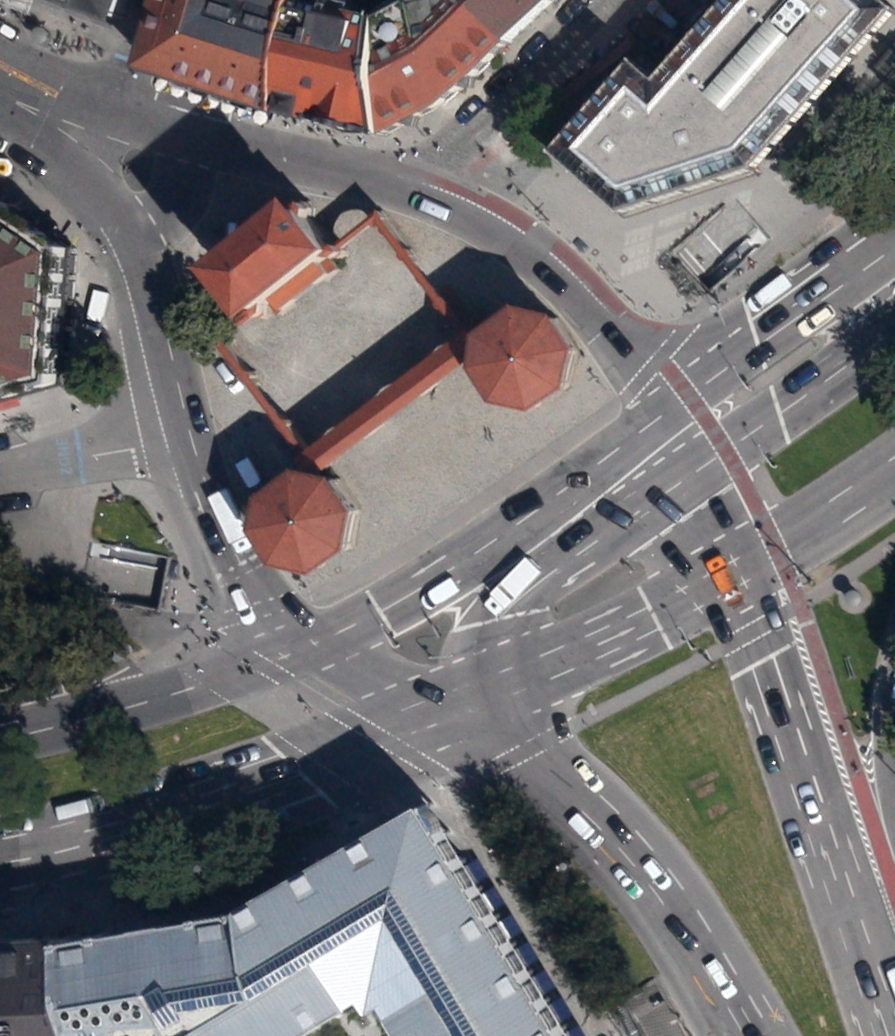
#> input picture detection/test.png, 895 x 1036 px
$ python segmentation.py
#> lines starting #> are read from the running program, lines starting #| are printed output that depends on the picture
# -*- coding: cp936 -*-
"""
Created on Tue Dec 09 16:14:53 2014

@author: shuaiyi
"""

import skimage.segmentation as seg
import skimage.io as io
import matplotlib.pyplot as plt

img = io.imread('test.png')
#> img is the input picture: shape (1036, 895, 3); mean R, G, B 114.8, 112.6, 112.2

ax = plt.figure()

segments_slic = seg.slic(img, n_segments=1000, compactness=10, sigma=1)
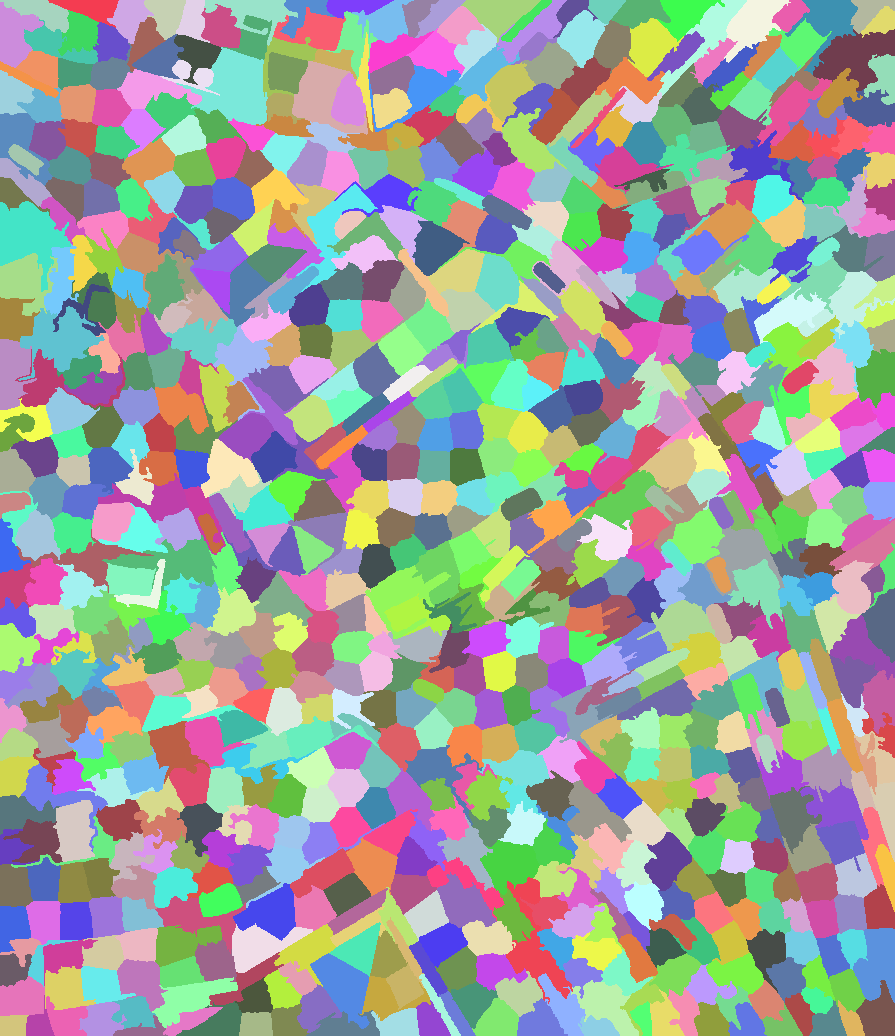
#> segments_slic: shape (1036, 895) int64; 861 distinct labels, from 1 to 861; one colour per label, 0 black
#> (the run stopped early here; a loop or call above may not have finished)

$ run again, with detection/dark.png copied over detection/test.png
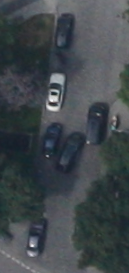
#> input picture detection/dark.png, 129 x 273 px
#> img is the input picture: shape (273, 129, 4); mean R, G, B, A 65.4, 72.1, 76.2, 255
#> `segments_slic = seg.slic(img, n_segments=1000, compactness=10, sigma=1)`:
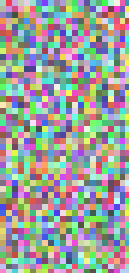
#> segments_slic: shape (273, 129) int64; 1011 distinct labels, from 1 to 1011; one colour per label, 0 black

$ run again, with detection/double_car.png copied over detection/test.png
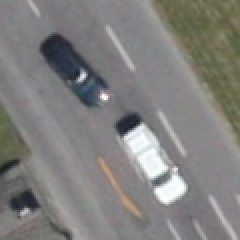
#> input picture detection/double_car.png, 120 x 120 px (shown 2 times larger)
#> img is the input picture: shape (120, 120, 4); mean R, G, B, A 128.6, 127.9, 125.5, 255
#> `segments_slic = seg.slic(img, n_segments=1000, compactness=10, sigma=1)`:
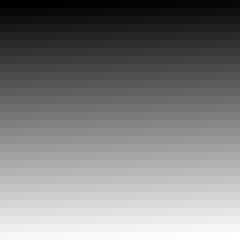
#> segments_slic: shape (120, 120) int64 (shown 2 times larger); min 1, max 900, mean 450.5; drawn with min black and max white
